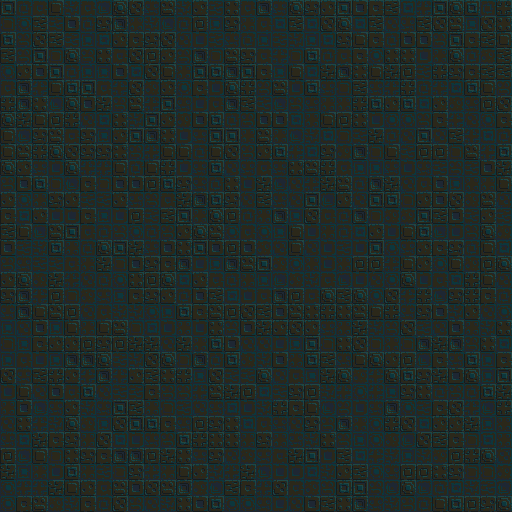

The image is a tile-based game level rendered from a .tmx file. Its description and complete source (layers, tilesets, objects, tile grids) follow:
An orthogonal 32x32 tile map with 16x16 px tiles, 1 tile layer (Geometry) and 1 object.

<map version="1.0" orientation="orthogonal" renderorder="right-down" width="32" height="32" tilewidth="16" tileheight="16" nextobjectid="1">
 <tileset firstgid="1" name="SBT" tilewidth="16" tileheight="16" tilecount="360" columns="24">
  <image source="../sprites/geometry/square_block_textures_spliced.png" width="384" height="240" />
  <tile id="289">
   <objectgroup draworder="index">
    <object id="4" x="0" y="0" width="16" height="16" />
   </objectgroup>
  </tile>
 </tileset>
 <layer name="Geometry" width="32" height="32">
  <properties>
   <property name="unity:layer" value="Geometry" />
   <property name="unity:tag" value="Geometry" />
  </properties>
  <data encoding="csv">
3,64,37,2,62,37,16,27,75,86,73,62,76,61,28,37,4,86,27,74,76,3,1,25,49,38,63,3,27,26,64,51,
14,39,49,61,1,64,74,4,40,62,16,64,52,15,74,40,37,38,49,38,75,27,38,49,87,86,49,75,73,15,75,28,
26,85,75,49,61,15,38,76,25,74,75,87,13,61,86,64,15,61,62,15,38,74,2,25,64,1,1,85,3,25,49,2,
49,85,3,14,27,85,28,37,75,52,76,85,4,14,73,74,37,63,14,26,64,37,25,39,28,28,13,40,27,64,88,49,
39,76,1,3,64,15,15,1,38,75,2,40,3,26,4,3,25,15,2,38,50,4,28,2,50,52,61,51,74,25,49,49,
37,4,63,2,26,3,37,63,75,88,76,39,25,13,27,51,85,73,13,26,86,14,49,86,63,51,64,63,38,26,2,85,
51,4,28,16,27,1,50,85,73,63,3,86,13,37,4,49,61,16,85,86,40,40,51,26,76,26,38,76,88,86,52,75,
27,50,2,52,51,87,38,28,62,3,76,88,1,26,64,85,1,1,38,40,2,52,28,13,39,39,85,25,63,87,39,25,
2,16,74,73,37,74,15,76,3,4,28,13,86,3,3,40,73,40,16,62,38,14,61,50,64,87,3,87,49,63,38,64,
2,73,51,27,75,74,74,28,85,63,2,2,64,2,75,85,76,26,63,38,74,88,4,14,2,61,52,52,14,73,63,26,
27,76,86,13,27,63,63,2,64,2,51,13,86,26,87,86,37,86,28,73,51,37,15,15,86,13,86,61,85,61,1,50,
85,1,26,14,16,25,14,1,1,52,26,74,86,64,28,13,50,16,87,63,50,73,64,4,50,87,37,1,15,40,40,2,
76,39,40,74,76,61,61,76,86,85,37,50,4,26,74,87,49,86,87,3,16,76,87,3,26,14,76,1,75,88,73,87,
25,38,76,13,13,25,15,13,52,61,49,3,40,27,52,64,40,4,15,75,37,64,4,14,88,88,3,49,1,61,76,61,
49,2,16,73,3,37,64,85,39,64,85,76,27,73,39,37,39,15,2,13,40,64,38,76,13,2,26,16,13,85,27,88,
1,61,62,26,40,64,27,3,50,86,1,28,3,1,52,1,88,87,2,87,13,61,13,3,39,86,76,25,74,64,2,38,
85,86,61,61,37,40,50,14,1,74,25,4,13,15,4,73,3,88,39,40,13,40,52,52,63,2,76,39,2,88,52,27,
76,27,88,50,63,87,64,39,28,52,27,38,76,37,64,40,15,16,88,62,37,16,13,87,39,27,13,37,38,51,2,87,
74,4,63,52,14,88,86,15,25,74,76,64,1,49,38,13,37,4,52,37,27,49,27,39,75,63,51,16,74,51,25,64,
86,4,2,73,52,87,37,62,62,39,15,26,25,73,52,75,49,1,73,28,51,28,73,2,51,86,74,1,62,76,87,39,
15,87,1,15,2,40,2,73,14,38,13,40,13,28,85,1,50,76,75,76,86,40,50,62,85,75,61,87,1,40,62,28,
14,15,25,76,76,52,74,52,50,50,87,50,40,26,1,87,87,13,15,3,14,28,75,14,40,14,4,50,4,85,28,38,
15,37,13,15,4,4,27,61,62,75,27,14,4,64,26,88,62,1,40,26,49,86,2,27,76,52,16,25,86,26,15,25,
75,86,49,51,76,63,4,63,76,49,28,51,15,75,61,61,27,87,37,15,50,27,88,63,27,26,74,50,1,27,15,3,
13,2,87,1,37,26,87,61,61,25,85,85,63,73,50,52,38,61,74,52,62,63,39,63,15,74,28,64,85,64,26,50,
40,1,16,86,76,62,86,3,49,40,14,61,87,86,38,13,62,51,25,2,16,85,13,86,4,39,61,25,75,63,16,51,
87,28,63,62,27,88,15,75,3,26,25,86,52,74,28,38,37,86,87,74,85,4,40,39,51,75,38,76,76,50,15,40,
86,38,50,25,74,40,75,38,13,86,85,26,51,28,28,40,74,40,86,62,28,85,15,39,88,16,75,49,25,14,38,40,
52,16,2,14,28,74,25,4,4,52,50,28,86,74,87,88,86,37,50,3,13,49,38,63,62,15,62,88,52,51,27,87,
50,15,40,13,26,40,61,14,74,63,40,2,76,62,63,50,16,13,13,38,62,76,49,39,86,52,52,28,74,14,14,88,
39,63,63,50,2,76,37,73,1,75,73,4,88,16,49,25,63,75,37,88,85,26,3,85,16,27,16,64,38,62,61,16,
39,25,73,88,62,25,64,75,85,87,62,28,1,26,39,39,86,13,87,1,49,28,4,86,62,85,64,2,26,52,74,27
</data>
 </layer>
</map>
